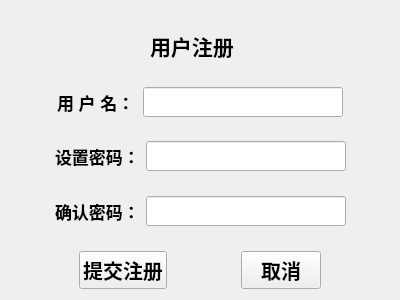
<?xml version="1.0" encoding="UTF-8"?>
<ui version="4.0">
 <class>Register</class>
 <widget class="QWidget" name="Register">
  <property name="geometry">
   <rect>
    <x>0</x>
    <y>0</y>
    <width>400</width>
    <height>300</height>
   </rect>
  </property>
  <property name="windowTitle">
   <string>用户注册</string>
  </property>
  <layout class="QVBoxLayout" name="verticalLayout">
   <item>
    <spacer name="verticalSpacer_5">
     <property name="orientation">
      <enum>Qt::Vertical</enum>
     </property>
     <property name="sizeHint" stdset="0">
      <size>
       <width>20</width>
       <height>4</height>
      </size>
     </property>
    </spacer>
   </item>
   <item>
    <layout class="QHBoxLayout" name="horizontalLayout">
     <item>
      <spacer name="horizontalSpacer">
       <property name="orientation">
        <enum>Qt::Horizontal</enum>
       </property>
       <property name="sizeHint" stdset="0">
        <size>
         <width>40</width>
         <height>20</height>
        </size>
       </property>
      </spacer>
     </item>
     <item>
      <widget class="QLabel" name="hintLabel">
       <property name="minimumSize">
        <size>
         <width>100</width>
         <height>30</height>
        </size>
       </property>
       <property name="font">
        <font>
         <pointsize>16</pointsize>
         <weight>75</weight>
         <bold>true</bold>
        </font>
       </property>
       <property name="text">
        <string>用户注册</string>
       </property>
      </widget>
     </item>
     <item>
      <spacer name="horizontalSpacer_2">
       <property name="orientation">
        <enum>Qt::Horizontal</enum>
       </property>
       <property name="sizeHint" stdset="0">
        <size>
         <width>40</width>
         <height>20</height>
        </size>
       </property>
      </spacer>
     </item>
    </layout>
   </item>
   <item>
    <spacer name="verticalSpacer_3">
     <property name="orientation">
      <enum>Qt::Vertical</enum>
     </property>
     <property name="sizeHint" stdset="0">
      <size>
       <width>20</width>
       <height>9</height>
      </size>
     </property>
    </spacer>
   </item>
   <item>
    <layout class="QHBoxLayout" name="horizontalLayout_8">
     <item>
      <spacer name="horizontalSpacer_10">
       <property name="orientation">
        <enum>Qt::Horizontal</enum>
       </property>
       <property name="sizeHint" stdset="0">
        <size>
         <width>18</width>
         <height>20</height>
        </size>
       </property>
      </spacer>
     </item>
     <item>
      <layout class="QHBoxLayout" name="horizontalLayout_4">
       <item>
        <widget class="QLabel" name="userLabel">
         <property name="minimumSize">
          <size>
           <width>80</width>
           <height>30</height>
          </size>
         </property>
         <property name="font">
          <font>
           <pointsize>13</pointsize>
           <weight>75</weight>
           <bold>true</bold>
          </font>
         </property>
         <property name="text">
          <string>用 户 名：</string>
         </property>
        </widget>
       </item>
       <item>
        <widget class="QLineEdit" name="userEdit">
         <property name="minimumSize">
          <size>
           <width>200</width>
           <height>30</height>
          </size>
         </property>
         <property name="font">
          <font>
           <pointsize>13</pointsize>
           <weight>75</weight>
           <bold>true</bold>
          </font>
         </property>
         <property name="maxLength">
          <number>20</number>
         </property>
        </widget>
       </item>
      </layout>
     </item>
     <item>
      <spacer name="horizontalSpacer_7">
       <property name="orientation">
        <enum>Qt::Horizontal</enum>
       </property>
       <property name="sizeHint" stdset="0">
        <size>
         <width>28</width>
         <height>20</height>
        </size>
       </property>
      </spacer>
     </item>
    </layout>
   </item>
   <item>
    <spacer name="verticalSpacer_2">
     <property name="orientation">
      <enum>Qt::Vertical</enum>
     </property>
     <property name="sizeHint" stdset="0">
      <size>
       <width>20</width>
       <height>9</height>
      </size>
     </property>
    </spacer>
   </item>
   <item>
    <layout class="QHBoxLayout" name="horizontalLayout_7">
     <item>
      <spacer name="horizontalSpacer_9">
       <property name="orientation">
        <enum>Qt::Horizontal</enum>
       </property>
       <property name="sizeHint" stdset="0">
        <size>
         <width>18</width>
         <height>20</height>
        </size>
       </property>
      </spacer>
     </item>
     <item>
      <layout class="QHBoxLayout" name="horizontalLayout_3">
       <item>
        <widget class="QLabel" name="passwordLabel">
         <property name="minimumSize">
          <size>
           <width>80</width>
           <height>30</height>
          </size>
         </property>
         <property name="font">
          <font>
           <pointsize>13</pointsize>
           <weight>75</weight>
           <bold>true</bold>
          </font>
         </property>
         <property name="text">
          <string>设置密码：</string>
         </property>
        </widget>
       </item>
       <item>
        <widget class="QLineEdit" name="passwordEdit">
         <property name="minimumSize">
          <size>
           <width>200</width>
           <height>30</height>
          </size>
         </property>
         <property name="font">
          <font>
           <pointsize>13</pointsize>
           <weight>75</weight>
           <bold>true</bold>
          </font>
         </property>
         <property name="maxLength">
          <number>16</number>
         </property>
        </widget>
       </item>
      </layout>
     </item>
     <item>
      <spacer name="horizontalSpacer_8">
       <property name="orientation">
        <enum>Qt::Horizontal</enum>
       </property>
       <property name="sizeHint" stdset="0">
        <size>
         <width>28</width>
         <height>20</height>
        </size>
       </property>
      </spacer>
     </item>
    </layout>
   </item>
   <item>
    <spacer name="verticalSpacer">
     <property name="orientation">
      <enum>Qt::Vertical</enum>
     </property>
     <property name="sizeHint" stdset="0">
      <size>
       <width>20</width>
       <height>9</height>
      </size>
     </property>
    </spacer>
   </item>
   <item>
    <layout class="QHBoxLayout" name="horizontalLayout_6">
     <item>
      <spacer name="horizontalSpacer_5">
       <property name="orientation">
        <enum>Qt::Horizontal</enum>
       </property>
       <property name="sizeHint" stdset="0">
        <size>
         <width>40</width>
         <height>20</height>
        </size>
       </property>
      </spacer>
     </item>
     <item>
      <layout class="QHBoxLayout" name="horizontalLayout_2">
       <item>
        <widget class="QLabel" name="confirmLabe">
         <property name="minimumSize">
          <size>
           <width>70</width>
           <height>30</height>
          </size>
         </property>
         <property name="font">
          <font>
           <pointsize>13</pointsize>
           <weight>75</weight>
           <bold>true</bold>
          </font>
         </property>
         <property name="text">
          <string>确认密码：</string>
         </property>
         <property name="alignment">
          <set>Qt::AlignLeading|Qt::AlignLeft|Qt::AlignVCenter</set>
         </property>
        </widget>
       </item>
       <item>
        <widget class="QLineEdit" name="confirmEdit">
         <property name="minimumSize">
          <size>
           <width>200</width>
           <height>30</height>
          </size>
         </property>
         <property name="font">
          <font>
           <pointsize>13</pointsize>
           <weight>75</weight>
           <bold>true</bold>
          </font>
         </property>
         <property name="maxLength">
          <number>16</number>
         </property>
        </widget>
       </item>
      </layout>
     </item>
     <item>
      <spacer name="horizontalSpacer_6">
       <property name="orientation">
        <enum>Qt::Horizontal</enum>
       </property>
       <property name="sizeHint" stdset="0">
        <size>
         <width>28</width>
         <height>20</height>
        </size>
       </property>
      </spacer>
     </item>
    </layout>
   </item>
   <item>
    <spacer name="verticalSpacer_4">
     <property name="orientation">
      <enum>Qt::Vertical</enum>
     </property>
     <property name="sizeHint" stdset="0">
      <size>
       <width>17</width>
       <height>18</height>
      </size>
     </property>
    </spacer>
   </item>
   <item>
    <layout class="QHBoxLayout" name="horizontalLayout_5">
     <item>
      <spacer name="horizontalSpacer_3">
       <property name="orientation">
        <enum>Qt::Horizontal</enum>
       </property>
       <property name="sizeHint" stdset="0">
        <size>
         <width>40</width>
         <height>20</height>
        </size>
       </property>
      </spacer>
     </item>
     <item>
      <widget class="QPushButton" name="confirmButton">
       <property name="font">
        <font>
         <pointsize>15</pointsize>
         <weight>75</weight>
         <bold>true</bold>
        </font>
       </property>
       <property name="styleSheet">
        <string notr="true"/>
       </property>
       <property name="text">
        <string>提交注册</string>
       </property>
      </widget>
     </item>
     <item>
      <spacer name="horizontalSpacer_11">
       <property name="orientation">
        <enum>Qt::Horizontal</enum>
       </property>
       <property name="sizeHint" stdset="0">
        <size>
         <width>40</width>
         <height>20</height>
        </size>
       </property>
      </spacer>
     </item>
     <item>
      <widget class="QPushButton" name="canelButton">
       <property name="font">
        <font>
         <pointsize>15</pointsize>
         <weight>75</weight>
         <bold>true</bold>
        </font>
       </property>
       <property name="text">
        <string>取消</string>
       </property>
      </widget>
     </item>
     <item>
      <spacer name="horizontalSpacer_4">
       <property name="orientation">
        <enum>Qt::Horizontal</enum>
       </property>
       <property name="sizeHint" stdset="0">
        <size>
         <width>40</width>
         <height>20</height>
        </size>
       </property>
      </spacer>
     </item>
    </layout>
   </item>
  </layout>
  <zorder>verticalSpacer</zorder>
  <zorder>verticalSpacer_2</zorder>
  <zorder>verticalSpacer_3</zorder>
  <zorder>verticalSpacer_4</zorder>
  <zorder>verticalSpacer_5</zorder>
 </widget>
 <resources/>
 <connections/>
</ui>
